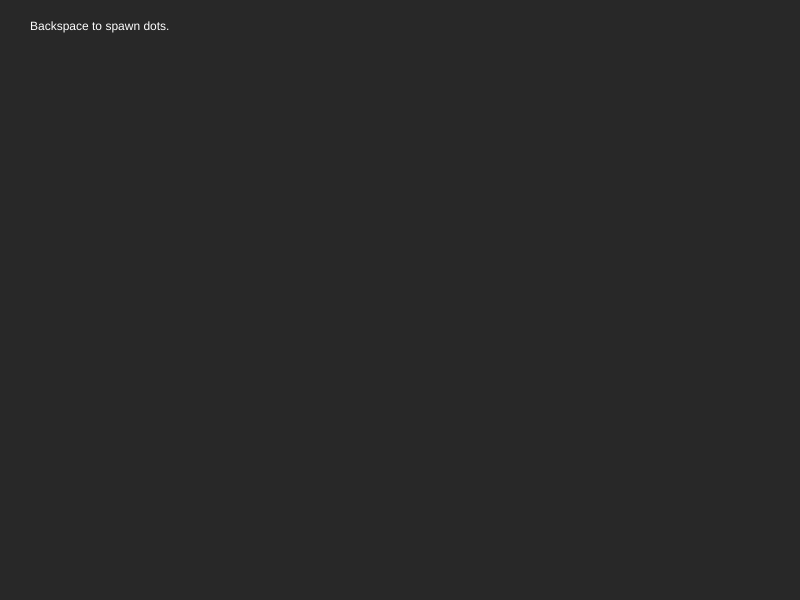
Frame 1 (no input)
Frame 60 (no input): identical to frame 1, image omitted
Frame 120 (the mouse pressed at the canvas centre since frame 60): identical to frame 1, image omitted

The p5.js sketch that drew this single still picture (run headless with seeded random() and noise() and a simulated clock; from frame 60 on, the mouse is pressed at the canvas centre):

// p5.js sketch
// ── sketch.js
// Array slaat op hoeveel 'dots' er zijn
let dots = [];

// Geeft aan hoe transparent de tekst links bovenin moet zijn
let instructionTextAlpha = 255;

function setup() {
  createCanvas(800, 600);
}

// Als er op backspace wordt gedrukt worden 4 tot 12 nieuwe dots aangemaakt
function keyReleased() {
  if (keyCode === 8) {
    for (let i = 0; i < round(random(4,12)); i++) {
      // In deze variabele zit alle gegevens van elke dot, onder andere posities en de kleur
      let dot = {
        x: -10,
        y: round(random(0, height)),
        r: round(random(180, 255)),
        g: round(random(180, 255)),
        b: round(random(180, 255)),

        // Deze variabele wijst een willekeurige snelheid aan per bal
        xConstVelo : random(0.5, 1.8),

        // De y-positie verandert met deze
        yEndpoint : 0,

        // De kleur van de stroke()
        stkCol: 0
      }
      dots.push(dot);
    }
  }
}

function draw() {
  background(40);
  // Voor alle dots die actief zijn
  for (i = 0; i < dots.length; i++) {

    // Willekeurige y-positie waar een dot naar toe moet schuiven, verandert elke frame dus geeft een wiebel-effect
    dots[i].yEndpoint = random(-150,height + 150);

    // y verandert met een lerp afhankelijk van de .yEndpoint variabele
    dots[i].y = lerp(dots[i].y, dots[i].yEndpoint, 0.002);

    // De kleur van de stroke() verandert afhankelijk van de afstand tussen een dot en de positie van de muis
    dots[i].stkCol = lerp(dots[i].stkCol, 6400 / (dist(dots[i].x, dots[i].y, mouseX, mouseY)), 0.05);

    // Als de dots ver genoeg buiten het scherm gaan worden ze verwijderd
    if (dots[i].x > width + 10) {
      dots.splice(i,1);
      continue;
    }

    // Tekent een 'dot'
    strokeWeight(5);
    stroke(dots[i].stkCol);
    fill(dots[i].r,dots[i].g,dots[i].b);
    circle(dots[i].x,dots[i].y,20);

    // Dots bewegen constant aan de .xConstVelo variabele
    dots[i].x += dots[i].xConstVelo;

    let newVeloX = 0;
    let newVeloY = 0;

    // Verandering in positie als de muiswijzer dichtbij komt
    if (dist(dots[i].x, dots[i].y, mouseX, mouseY) < 120) {
      newVeloX = (140 / (dist(dots[i].x, dots[i].y, mouseX, mouseY))) * 0.1;
      newVeloY = (140 / (dist(dots[i].x, dots[i].y, mouseX, mouseY))) * 0.1;
      if (mouseX > dots[i].x) {
        newVeloX = newVeloX * -1;
      }
      if (mouseY > dots[i].y) {
        newVeloY = newVeloY * -1;
      }
    }
    dots[i].x += newVeloX;
    dots[i].y += newVeloY;
  }

  // Laat instructie zien als er geen dots zijn
  if (dots.length > 0) {
    instructionTextAlpha = lerp(instructionTextAlpha, 0, 0.1);
  } else {
    instructionTextAlpha = lerp(instructionTextAlpha, 255, 0.1);
  }

  // Teken instructie
  noStroke();
  fill(255,255,255,instructionTextAlpha);
  text("Backspace to spawn dots.", 30, 30);
}
